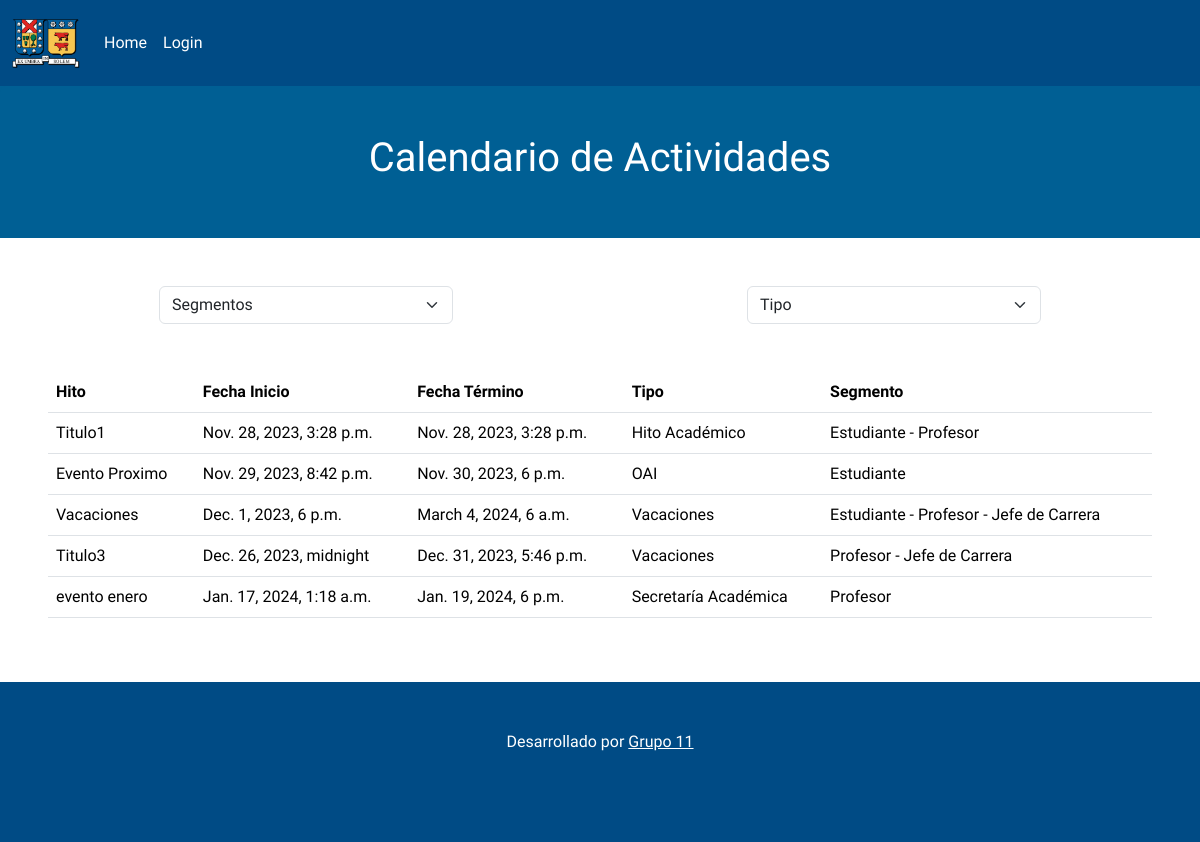
The app's page /, older data.
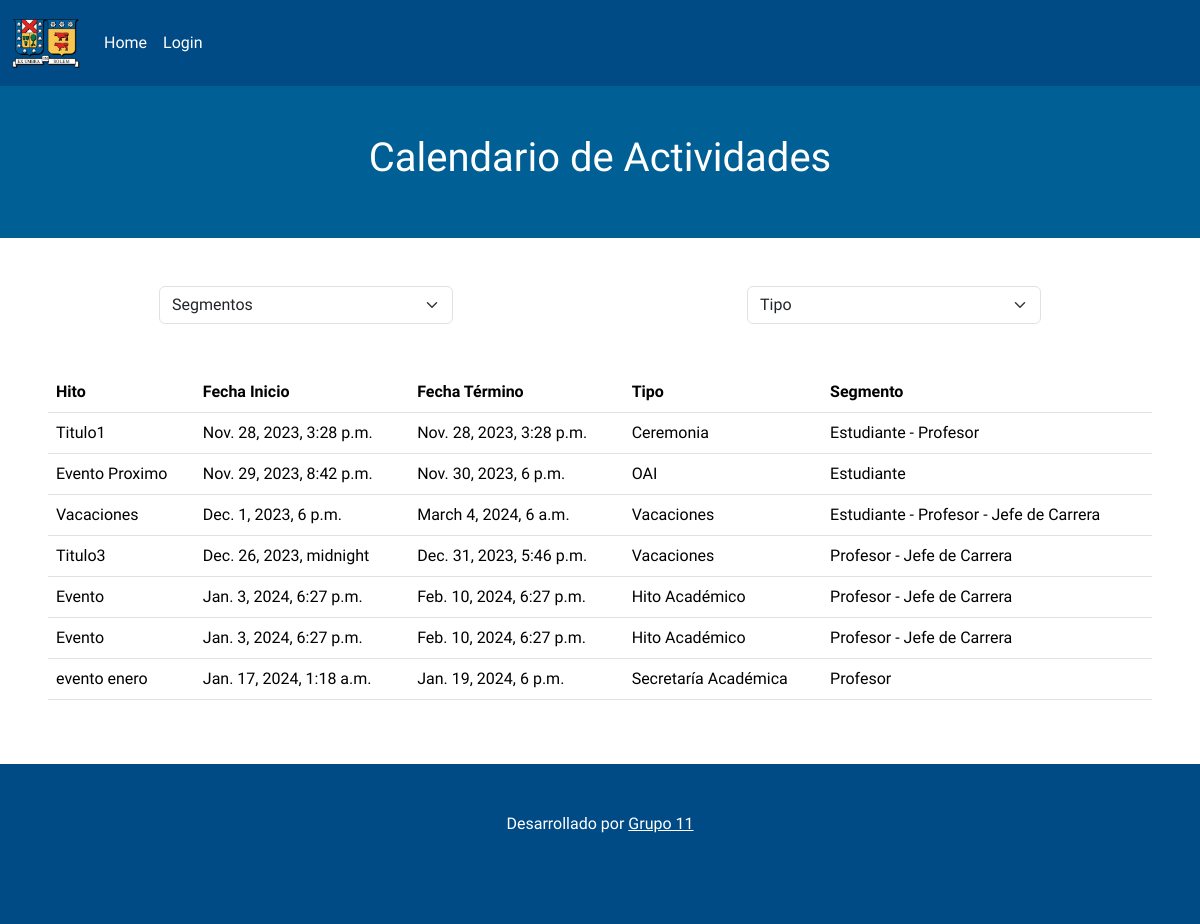
The same page, newer data.
### core/models.py (models this page shows, shortened)
class Evento(models.Model):
    TIPO_CHOICES = [
        ("VA","Vacaciones"),
        ("FE","Feriado"),
        ("SS", "Suspensión de actividades"),
        ("SP", "Suspensión de actividades PM"),
        ("PL", "Periodo Lectivo"),
        ("SE", "Suspensión de evaluaciones"),
        ("CE", "Ceremonia"),
        ("ED", "EDDA"),
        ("EV", "Evaluación"),
        ("AY", "Ayudantías"),
        ("HA", "Hito Académico"),
        ("SA", "Secretaría Académica"),
        ("OA", "OAI"),
    ]
    id = models.BigAutoField(primary_key=True)
    fechaInicio = models.DateTimeField(auto_now_add=False)
    fechaTermino = models.DateTimeField(auto_now_add=False)
    titulo = models.CharField(max_length=100)
    descripcion = models.TextField()
    tipo = models.CharField(max_length=2, choices=TIPO_CHOICES)
    segmento = models.ManyToManyField(Segmento)

class Segmento(models.Model):
    id = models.BigAutoField(primary_key=True)
    nombre = models.CharField(max_length=50)

### core/views.py (the view, shortened to what this page needs)
# urls.py: 2. Add a URL to urlpatterns:  path('', views.home, name='home')
def home(request):
    title = "Home"
    segmentos = Segmento.objects.all()
    segmento_seleccionado = request.GET.get("segmento")
    tipos = Evento.TIPO_CHOICES
    tipo_seleccionado = request.GET.get("tipo")
    segmento_usuario = None
    username = 'Anónimo'
    eventos_segmento = None
    fecha_usuario = timezone.now()
    segmento_dev = None
    if (segmento_seleccionado == 'Todos' or segmento_seleccionado is None) and (tipo_seleccionado == 'Todos' or tipo_seleccionado is None):
        eventos = Evento.objects.filter(fechaInicio__gte=timezone.now()).order_by('fechaInicio')
    data = {
        "title": title,
        "eventos": eventos,
        "segmentos" :segmentos,
        "tipos": tipos,
        "segmento_seleccionado": segmento_seleccionado,
        "tipo_seleccionado": tipo_seleccionado,
        "segmento_usuario": segmento_usuario,
        "username": username,
        "eventos_segmento": eventos_segmento,
        "fecha_usuario": fecha_usuario,
        'segmento_dev': segmento_dev
    }
    return render(request, 'core/home.html', data)

### core/templates/core/home.html (shortened to what this page needs)
{% extends 'core/base.html' %}
{% block content %}
{% load static %}
{% include 'core/calendario.html' %}
<div class="row my-5">
    <form method="GET" action="{% url 'home' %}" class="d-md-flex justify-content-around">
      <div class="col-md-3 col">
        <select class="form-select" name="segmento" onchange="this.form.submit()">
          <option value="Todos"
                  >
                Segmentos
          </option>
        </select>
      </div>
      <div class="col-md-3 col">
        <select class="form-select" name="tipo" onchange="this.form.submit()">
          <option value="Todos"
                    >
                  Tipo
            </option>
        </select>
      </div>
    </form>
</div>
<div class="row my-5 px-5" id="tabla">
  <table class="table">
    <thead>
      <tr>
        <th scope="col">Hito</th>
        <th scope="col">Fecha Inicio</th>
        <th scope="col">Fecha Término</th>
        <th scope="col">Tipo</th>
        <th scope="col">Segmento</th>
      </tr>
    </thead>
    <tbody>
      {% for evento in eventos %}
        <tr>
            <td>{{ evento.titulo }}</td>
            <td>{{ evento.fechaInicio }}</td>
            <td>{{ evento.fechaTermino}}</td>
            <td>{{ evento.get_tipo_display }}</td>
            <td>
              {% for segmento in evento.segmento.all %}
                {{ segmento.nombre }}
                {% if not forloop.last %}-{% endif %}
              {% endfor %}
            </td>
        </tr>
      {% endfor %}
    </tbody>
  </table>
</div>
{% endblock %}

### core/templates/core/base.html (shortened to what this page needs)
{% load static %}
<!doctype html>
<html lang="en">
  <head>
    <link href="https://cdn.jsdelivr.net/npm/bootstrap@5.3.2/dist/css/bootstrap.min.css" rel="stylesheet">
    <link href='https://cdn.jsdelivr.net/npm/bootstrap-icons@1.8.1/font/bootstrap-icons.css' rel='stylesheet'>
    <link rel="stylesheet" href="{% static 'core/css/styles.css' %}">
  </head>
  <body>
    <div class="container-fluid">
      <div class="row">
        <nav class="navbar navbar-expand-lg" style="background: #004B85;">
            <div class="container-fluid">
              <a class="navbar-brand" href="{% url 'home' %}">
                <img src="{% static 'core/img/Logo_UTFSM.png' %}" class="img-fluid" style="max-height: 60px;" alt="">
              </a>
              <div class="collapse navbar-collapse" id="navbarNavAltMarkup">
                <div class="navbar-nav">
                  <a class="nav-link text-white" aria-current="page" href="{% url 'home' %}">Home</a>
                  {% if user.is_authenticated %}
                    {% if user.is_superuser %}
                      <a class="nav-link text-white" href="{% url 'admin:index' %}" target="_blank">Administración</a>
                    {% elif segmento_dev != None %}
                      <a class="nav-link text-white" href="/rest/evento/" target="_blank">Gestión Eventos</a>
                    {% endif %}
                    <a class="nav-link text-white" href="logout">Logout, {{username}}</a>
                  {% else %}
                    <a class="nav-link text-white" href="{% url 'login' %}">Login</a>
                  {% endif %}
                </div>
              </div>
            </div>
          </nav>
      </div>
        {% block content %}
        {% endblock %}
    </div>
    <footer style="height: 20vh; width: 100%; background: #004B85;">
      <div class="d-flex align-items-center flex-column mb-3 p-5 text-white">
          <p id="dev">Desarrollado por <a class="text-white" href="https://github.com/etha44a4n/CER3-GRUPO11" target="_blank">Grupo 11</a></p>
      </div>
    </footer>
  </body>
</html>

### core/templates/core/calendario.html (shortened to what this page needs)
{% load static %}
<div class="row"style="background: #005f94;">
    <div class="card border-0 d-none d-md-block text-center p-5" style="max-height: 90vh; width: 100%; background: #005f94;">
      <div class="card-overlay">
        <h1 class="card-title text-white">Calendario de Actividades</h1>
      </div>
    </div>
</div>

### core/static/core/css/styles.css (style rules this page uses)
body { font-family: 'Montserrat', sans-serif; font-family: 'Raleway', sans-serif; font-family: 'Roboto Condensed', sans-serif; font-family: 'Staatliches', sans-serif; }

Row changes from the older to the newer data that the page shows:
changed Evento "Titulo1": tipo "Hito Académico" → "Ceremonia"
added Evento: titulo "Evento", fechaInicio "Jan. 3, 2024, 6:27 p.m.", fechaTermino "Feb. 10, 2024, 6:27 p.m.", tipo "Hito Académico", Segmento (nombre "Profesor"), Segmento (nombre "Jefe de Carrera")
added Evento: titulo "Evento", fechaInicio "Jan. 3, 2024, 6:27 p.m.", fechaTermino "Feb. 10, 2024, 6:27 p.m.", tipo "Hito Académico", Segmento (nombre "Profesor"), Segmento (nombre "Jefe de Carrera")
